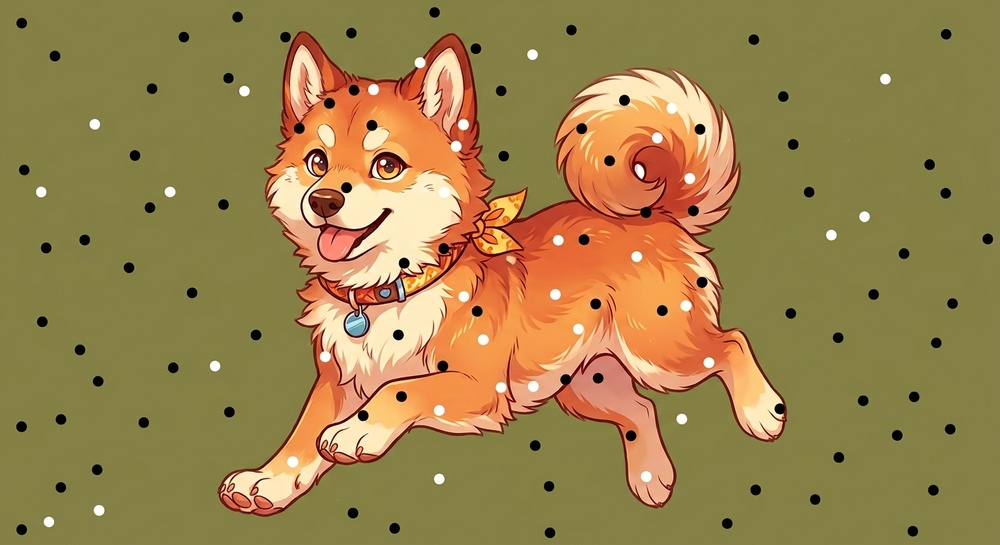
#> input picture Actividades/Codigos/img-prueba.jpg, 1000 x 545 px, shrunk from 1408 x 768 before the run, found by its file name
$ python index17.py
#> lines starting #> are read from the running program, lines starting #| are printed output that depends on the picture
import cv2

# 1. Cargar la imagen desde tu archivo local
# Asegúrate de colocar el archivo en la misma carpeta o indicar su ruta (ej: 'mi_imagen.jpg')
imagen_original = cv2.imread('./Actividades/Codigos/img-prueba.jpg')
#> imagen_original is the input picture: shape (545, 1000, 3); mean B, G, R 76.7, 130.7, 155.7

# Verificar que la imagen se haya cargado correctamente
if imagen_original is None:
    print("Error: No se pudo cargar la imagen. Revisa el nombre o la ruta del archivo.")
else:
    # 2. Aplicar los tres filtros con un kernel de 7x7
    kernel_size = 25

    # Filtro de Media (Averaging)
    filtro_media = cv2.blur(imagen_original, (kernel_size, kernel_size))
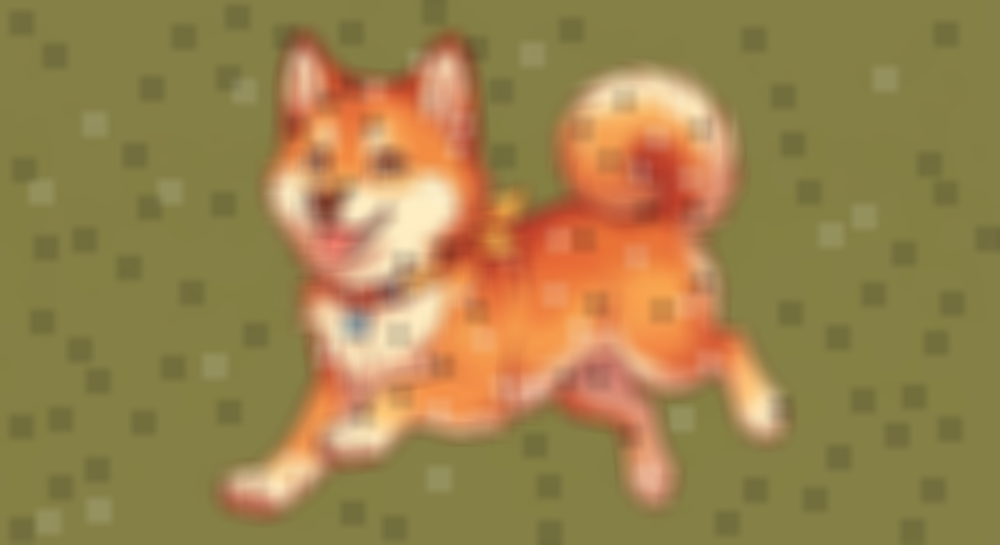
#> filtro_media: shape (545, 1000, 3); mean B, G, R 76.8, 130.7, 155.7

    # Filtro Gaussiano
    filtro_gaussiano = cv2.GaussianBlur(imagen_original, (kernel_size, kernel_size), 0)
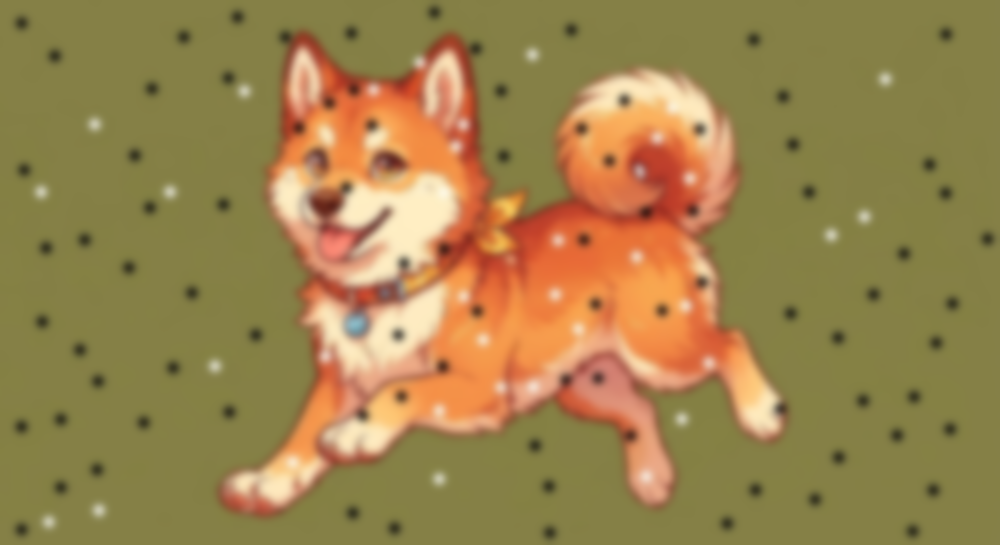
#> filtro_gaussiano: shape (545, 1000, 3); mean B, G, R 76.8, 130.7, 155.7

    # Filtro de Mediana
    filtro_mediana = cv2.medianBlur(imagen_original, kernel_size)
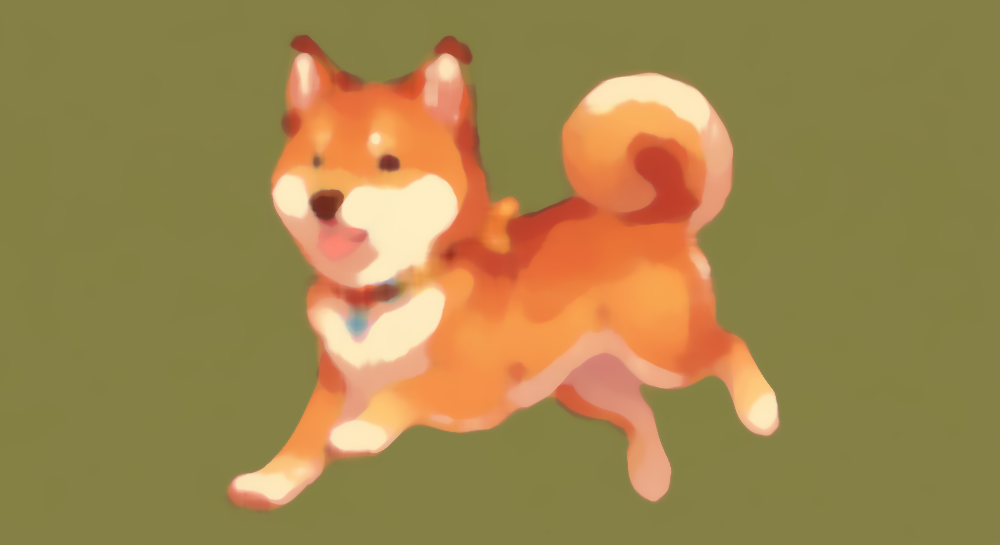
#> filtro_mediana: shape (545, 1000, 3); mean B, G, R 77.3, 133.8, 159.5

    # 3. Mostrar los resultados en ventanas separadas
    cv2.imshow('Original con Ruido', imagen_original)
    cv2.imshow('Filtro de Media (7x7)', filtro_media)
    cv2.imshow('Filtro Gaussiano (7x7)', filtro_gaussiano)
    cv2.imshow('Filtro de Mediana (7x7)', filtro_mediana)

    # Esperar a que se presione una tecla para cerrar las ventanas
    cv2.waitKey(0)
    cv2.destroyAllWindows()
